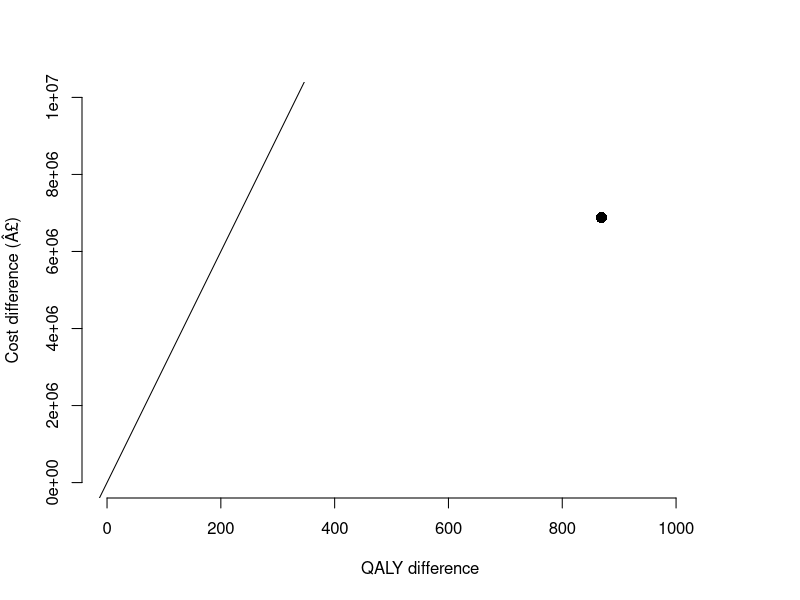
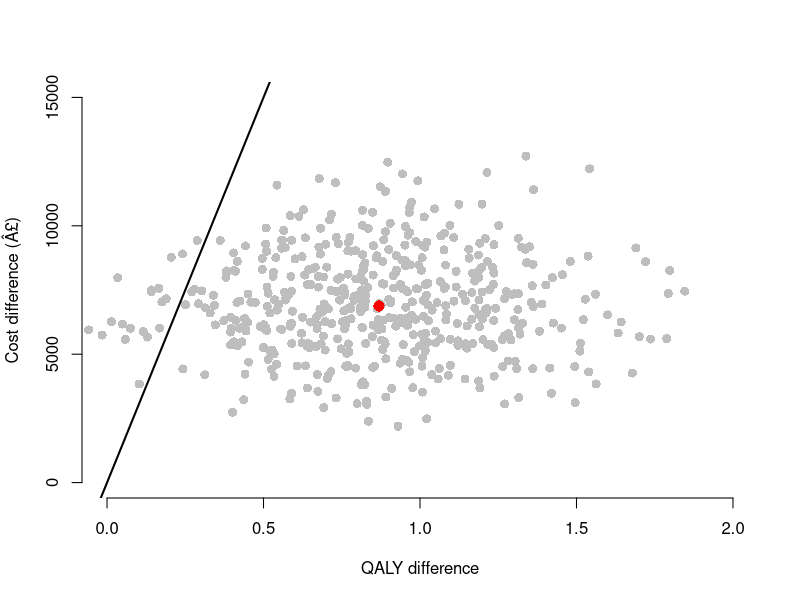

The R script that drew these images, in order:
#######################################################################
# Health Economic Evaluation using Markov Models in R
# for Microsoft Excel Users: A Tutorial
# N Green*, F Lamrock*, N Naylor, J Williams, A Briggs
#
# This is the Markov model R code used in the above paper.
#
# Original MS Excel model:
# https://www.york.ac.uk/che/courses/decision-analytic-modelling/
#
# GitHub repo:
# https://github.com/Excel-R-tutorials/Markov_Intro/
#
#######################################################################

## Model set-up ----

t_names <- c("without_drug", "with_drug")
n_treatments <- length(t_names)

s_names  <- c("Asymptomatic_disease", "Progressive_disease", "Dead")
n_states <- length(s_names)

n_cycles <- 46
Initial_age <- 55

# unit costs
cAsymp <- 500
cDeath <- 1000
cDrug <- 1000
cProg <- 3000

# unit health values
uAsymp <- 0.95
uProg <- 0.75
oDr <- 0.06
cDr <- 0.06
tpDcm <- 0.15

state_c_matrix <-
  matrix(c(cAsymp, cProg, 0,
           cAsymp + cDrug, cProg, 0),
         byrow = TRUE,
         nrow = n_treatments,
         dimnames = list(t_names,
                         s_names))

state_q_matrix <-
  matrix(c(uAsymp, uProg, 0,
           uAsymp, uProg, 0),
         byrow = TRUE,
         nrow = n_treatments,
         dimnames = list(t_names,
                         s_names))

# cost for entering a state
# same for both treatments
trans_c_matrix <-
  matrix(c(0, 0, 0,
           0, 0, cDeath,
           0, 0, 0),
         byrow = TRUE,
         nrow = n_states,
         dimnames = list(from = s_names,
                         to = s_names))

# Transition probabilities
p_matrix <- array(data = 0,
                  dim = c(n_states, n_states, n_treatments),
                  dimnames = list(from = s_names,
                                  to = s_names,
                                  t_names))

# Store population output for each cycle 

pop <- array(data = NA,
             dim = c(n_states, n_cycles, n_treatments),
             dimnames = list(state = s_names,
                             cycle = NULL,
                             treatment = t_names))

# initial population
pop["Asymptomatic_disease", cycle = 1, ] <- 1000
pop["Progressive_disease", cycle = 1, ] <- 0
pop["Dead", cycle = 1, ] <- 0

trans <- array(data = NA,
               dim = c(n_states, n_cycles, n_treatments),
               dimnames = list(state = s_names,
                               cycle = NULL,
                               treatment = t_names))

trans[, cycle = 1, ] <- 0


# Sum costs and QALYs for each cycle at a time for each drug 

cycle_empty_array <-
  array(NA,
        dim = c(n_treatments, n_cycles),
        dimnames = list(treatment = t_names,
                        cycle = NULL))

cycle_state_costs <- cycle_trans_costs <- cycle_empty_array
cycle_costs <- cycle_QALYs <- cycle_empty_array
LE <- LYs <- cycle_empty_array
cycle_QALE <- cycle_empty_array

total_costs <- setNames(c(NA, NA), t_names)
total_QALYs <- setNames(c(NA, NA), t_names)


# Time-dependent probability matrix ----

p_matrix_cycle <- function(p_matrix, age, cycle,
                           tpProg = 0.01,
                           tpDcm = 0.15,
                           effect = 0.5) {
  
  # match age group with probability
  tpDn_lookup <-
    c("(34,44]" = 0.0017,
      "(44,54]" = 0.0044,
      "(54,64]" = 0.0138,
      "(64,74]" = 0.0379,
      "(74,84]" = 0.0912,
      "(84,100]" = 0.1958)
  
  age_grp <- cut(age, breaks = c(34,44,54,64,74,84,100))
  
  tpDn <- tpDn_lookup[age_grp]
  
  # Matrix containing transition probabilities for without_drug
  
  p_matrix["Asymptomatic_disease", "Progressive_disease", "without_drug"] <- tpProg*cycle
  
  p_matrix["Asymptomatic_disease", "Dead", "without_drug"] <- tpDn
  
  p_matrix["Asymptomatic_disease", "Asymptomatic_disease", "without_drug"] <- 1 - tpProg*cycle - tpDn
  
  p_matrix["Progressive_disease", "Dead", "without_drug"] <- tpDcm + tpDn
  
  p_matrix["Progressive_disease", "Progressive_disease", "without_drug"] <- 1 - tpDcm - tpDn
  
  p_matrix["Dead", "Dead", "without_drug"] <- 1
  
  # Matrix containing transition probabilities for with_drug
  
  p_matrix["Asymptomatic_disease", "Progressive_disease", "with_drug"] <- tpProg*(1 - effect)*cycle
  
  p_matrix["Asymptomatic_disease", "Dead", "with_drug"] <- tpDn
  
  p_matrix["Asymptomatic_disease", "Asymptomatic_disease", "with_drug"] <-
    1 - tpProg*(1 - effect)*cycle - tpDn
  
  p_matrix["Progressive_disease", "Dead", "with_drug"] <- tpDcm + tpDn
  
  p_matrix["Progressive_disease", "Progressive_disease", "with_drug"] <- 1 - tpDcm - tpDn
  
  p_matrix["Dead", "Dead", "with_drug"] <- 1
  
  return(p_matrix)
}



## Run model ----

for (i in 1:n_treatments) {
  
  age <- Initial_age
  
  for (j in 2:n_cycles) {
    
    # time-dependent
    p_matrix <- p_matrix_cycle(p_matrix, age, j - 1)
    
    pop[, cycle = j, treatment = i] <-
      pop[, cycle = j - 1, treatment = i] %*% p_matrix[, , treatment = i]
    
    trans[, cycle = j, treatment = i] <-
      pop[, cycle = j - 1, treatment = i] %*% (trans_c_matrix * p_matrix[, , treatment = i])
    
    age <- age + 1
  }
  
  cycle_state_costs[i, ] <-
    (state_c_matrix[treatment = i, ] %*% pop[, , treatment = i]) * 1/(1 + cDr)^(1:n_cycles - 1)
  
  # discounting at previous cycle
  cycle_trans_costs[i, ] <-
    (c(1,1,1) %*% trans[, , treatment = i]) * 1/(1 + cDr)^(1:n_cycles - 2)
  
  cycle_costs[i, ] <- cycle_state_costs[i, ] + cycle_trans_costs[i, ]
  
  LE[i, ] <- c(1,1,0) %*% pop[, , treatment = i]
  
  LYs[i, ] <- LE[i, ] * 1/(1 + oDr)^(1:n_cycles - 1)
  
  cycle_QALE[i, ] <-
    state_q_matrix[treatment = i, ] %*% pop[, , treatment = i]
  
  cycle_QALYs[i, ] <- cycle_QALE[i, ] * 1/(1 + oDr)^(1:n_cycles - 1)
  
  total_costs[i] <- sum(cycle_costs[treatment = i, -1])
  total_QALYs[i] <- sum(cycle_QALYs[treatment = i, -1])
}


## Plot results ----

# Incremental costs and QALYs of with_drug vs to without_drug
c_incr <- total_costs["with_drug"] - total_costs["without_drug"]
q_incr <- total_QALYs["with_drug"] - total_QALYs["without_drug"]

# Incremental cost effectiveness ratio 
ICER <- c_incr/q_incr

plot(x = q_incr, y = c_incr,
     xlim = c(0, 1100),
     ylim = c(0, 10e6),
     pch = 16, cex = 1.5,
     xlab = "QALY difference",
     ylab = "Cost difference (Â£)",
     frame.plot = FALSE)
abline(a = 0, b = 30000) # Willingness-to-pay threshold


#############################################

# Probability Sensitivity Analysis (PSA)

# this is mostly the same as the simple case above
# but wrapped-up inside of a function so we can
# repeatedly call it
ce_markov <- function(start_pop,
                      p_matrix,
                      state_c_matrix,
                      trans_c_matrix,
                      state_q_matrix,
                      n_cycles = 46,
                      init_age = 55,
                      s_names = NULL,
                      t_names = NULL) {
  
  n_states <- length(start_pop)
  n_treat <- dim(p_matrix)[3]
  
  pop <- array(data = NA,
               dim = c(n_states, n_cycles, n_treat),
               dimnames = list(state = s_names,
                               cycle = NULL,
                               treatment = t_names))
  trans <- array(data = NA,
                 dim = c(n_states, n_cycles, n_treat),
                 dimnames = list(state = s_names,
                                 cycle = NULL,
                                 treatment = t_names))
  
  for (i in 1:n_states) {
    pop[i, cycle = 1, ] <- start_pop[i]
  }
  cycle_costs <- array(NA,
                       dim = c(n_treat, n_cycles),
                       dimnames = list(treatment = t_names,
                                       cycle = NULL))
  cycle_QALYs <- array(NA,
                       dim = c(n_treat, n_cycles),
                       dimnames = list(treatment = t_names,
                                       cycle = NULL))
  
  total_costs <- setNames(rep(NA, n_treat), t_names)
  total_QALYs <- setNames(rep(NA, n_treat), t_names)
  
  for (i in 1:n_treat) {
    
    age <- init_age
    
    for (j in 2:n_cycles) {
      
      # difference from point estimate case
      # pass in functions for random sample
      p_matrix <- p_matrix_cycle(p_matrix, age, j - 1,
                                 tpProg = tpProg(),
                                 tpDcm = tpDcm(),
                                 effect = effect())
      
      # Matrix multiplication
      pop[, cycle = j, treatment = i] <-
        pop[, cycle = j - 1, treatment = i] %*% p_matrix[, , treatment = i]
      
      trans[, cycle = j, treatment = i] <-
        pop[, cycle = j - 1, treatment = i] %*% (trans_c_matrix * p_matrix[, , treatment = i])
      
      age <- age + 1
    }
    
    cycle_state_costs[i, ] <-
      (state_c_matrix[treatment = i, ] %*% pop[, , treatment = i]) * 1/(1 + cDr)^(1:n_cycles - 1)
    
    cycle_trans_costs[i, ] <-
      (c(1,1,1) %*% trans[, , treatment = i]) * 1/(1 + cDr)^(1:n_cycles - 2)
    
    cycle_costs[i, ] <- cycle_state_costs[i, ] + cycle_trans_costs[i, ]
    
    LE[i, ] <- c(1,1,0) %*% pop[, , treatment = i]
    
    LYs[i, ] <- LE[i, ] * 1/(1 + oDr)^(1:n_cycles - 1)
    
    cycle_QALE[i, ] <-
      state_q_matrix[treatment = i, ] %*%  pop[, , treatment = i]
    
    cycle_QALYs[i, ] <- cycle_QALE[i, ] * 1/(1 + oDr)^(1:n_cycles - 1)
    
    total_costs[i] <- sum(cycle_costs[treatment = i, -1])
    total_QALYs[i] <- sum(cycle_QALYs[treatment = i, -1])
  }
  
  list(pop = pop,
       cycle_costs = cycle_costs,
       cycle_QALYs = cycle_QALYs,
       total_costs = total_costs,
       total_QALYs = total_QALYs)
}


# replace point values with functions to do random sampling
# each call to the function will sample a new value
cAsymp <- function() rnorm(1, 500, 127.55)
cDeath <- function() rnorm(1, 1000, 255.11)
cDrug  <- function() rnorm(1, 1000, 102.04)
cProg  <- function() rnorm(1, 3000, 510.21)
effect <- function() rnorm(1, 0.5, 0.051)
tpDcm  <- function() rbeta(1, 29, 167)
tpProg <- function() rbeta(1, 15, 1506)
uAsymp <- function() rbeta(1, 69, 4)
uProg  <- function() rbeta(1, 24, 8)


# Define cost and QALYs as _functions_

state_c_matrix <- function() {
  matrix(c(cAsymp(), cProg(), 0,            # without drug
           cAsymp() + cDrug(), cProg(), 0), # with drug
         byrow = TRUE,
         nrow = n_treatments,
         dimnames = list(t_names,
                         s_names))
}

state_q_matrix <- function() {
  matrix(c(uAsymp(), uProg(), 0,  # without drug
           uAsymp(), uProg(), 0), # with drug
         byrow = TRUE,
         nrow = n_treatments,
         dimnames = list(t_names,
                         s_names))
}

trans_c_matrix <- function() {
  matrix(c(0, 0, 0,         # Asymptomatic_disease
           0, 0, cDeath(),  # Progressive_disease
           0, 0, 0),        # Dead
         byrow = TRUE,
         nrow = n_states,
         dimnames = list(from = s_names,
                         to = s_names))
}


## Run PSA analysis ----

n_trials <- 500
n_pop <- 1000   # population size

costs <- matrix(, nrow = n_trials, ncol = n_treatments,
                dimnames = list(NULL, t_names))
qalys <- matrix(, nrow = n_trials, ncol = n_treatments,
                dimnames = list(NULL, t_names))

for (i in 1:n_trials) {
  ce_res <- ce_markov(start_pop = c(n_pop, 0, 0),
                      p_matrix,
                      state_c_matrix(),
                      trans_c_matrix(),
                      state_q_matrix())
  
  costs[i, ] <- ce_res$total_costs
  qalys[i, ] <- ce_res$total_QALYs
}


## Plot results ----

# incremental costs and QALYs of with_drug vs without_drug
c_incr_psa <- costs[, "with_drug"] - costs[, "without_drug"]
q_incr_psa <- qalys[, "with_drug"] - qalys[, "without_drug"]

# cost-effectiveness plane
plot(x = q_incr_psa/n_pop, y = c_incr_psa/n_pop,
     xlim = c(0, 2),
     ylim = c(0, 15e3),
     pch = 16, cex = 1.2,
     col = "grey",
     xlab = "QALY difference",
     ylab = "Cost difference (Â£)",
     frame.plot = FALSE)
abline(a = 0, b = 30000, lwd = 2) # Willingness-to-pay threshold £30,000/QALY

# original point estimate
points(x = q_incr/n_pop, y = c_incr/n_pop,
       col = "red",
       pch = 16, cex = 1.5)

